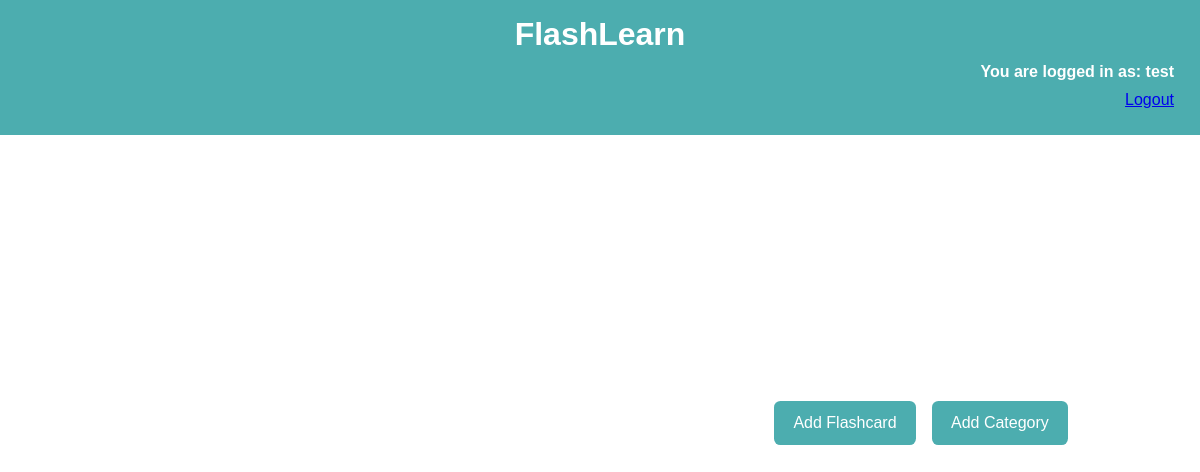
The app's page /index.php (signed in), older data.
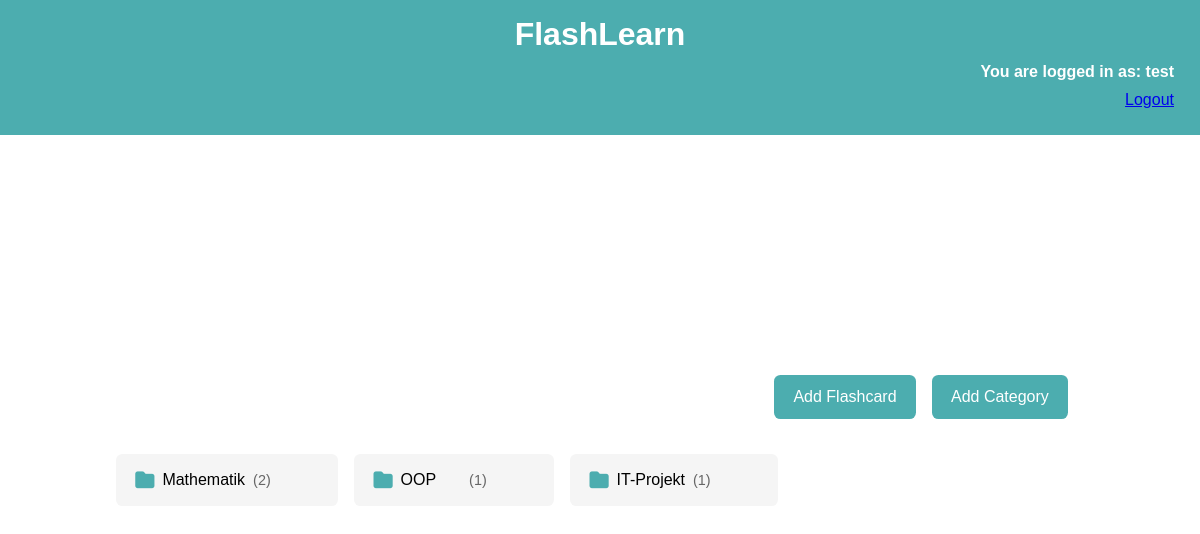
The same page, newer data.
### tables this page shows
CREATE TABLE `kategorie` (
  `Kategorie_ID` int(11) NOT NULL,
  `Bezeichnung` varchar(50) NOT NULL,
  `User_ID` int(11) DEFAULT NULL
);

### index.php (the view, shortened to what this page needs)
<?php
require_once("config/dbaccess.php");
?>
<!DOCTYPE html>
<html lang="de">
<head>
    <link rel="stylesheet" href="https://cdnjs.cloudflare.com/ajax/libs/font-awesome/6.1.2/css/all.min.css" />
    <link rel="stylesheet" href="assets/css/stylesheet.css">
</head>
<body>
    <header>
        <h1><a href="index.php" class="logo-link">FlashLearn</a></h1>
        <?php if (isset($_SESSION['username'])): ?>
            <div class="login-info">
                <a class="login-button">
                    <h4>You are logged in as: <strong><?= htmlspecialchars($_SESSION['username']) ?></strong></h4>
                </a>
                <a class="login-button" href="templates/logout.php">Logout</a>
            </div>
        <?php else: ?>
            <a class="login-button" href="templates/login.php">
                <h4>Login/Sign Up</h4>
            </a>
        <?php endif; ?>
    </header>
    <main>
        <div class="container">
            <?php if (isset($_SESSION['user_id'])): ?>
                <div class="add-flashcard-con">
                    <button id="add-flashcard">Add Flashcard</button>
                    <button id="add-category">Add Category</button>
                </div>
            <?php endif; ?>
            <?php if (isset($_SESSION['user_id'])): ?>
                <div class="category-folders">
                    <?php
                    $sql = "SELECT k.*, COUNT(c.Card_ID) as card_count
                            FROM kategorie k
                            LEFT JOIN card c ON k.Kategorie_ID = c.Kategorie_ID
                            WHERE k.User_ID = ?
                            GROUP BY k.Kategorie_ID";
                    $stmt = $conn->prepare($sql);
                    $stmt->bind_param("i", $_SESSION['user_id']);
                    $stmt->execute();
                    $result = $stmt->get_result();
                    while ($category = $result->fetch_assoc()) {
                        echo '<div class="category-folder" data-id="' . $category['Kategorie_ID'] . '">';
                        echo '<div class="folder-content">';
                        echo '<i class="fa-solid fa-folder"></i>';
                        echo '<span>' . htmlspecialchars($category['Bezeichnung']) . '</span>';
                        echo '<span class="card-count">(' . $category['card_count'] . ')</span>';
                        echo '</div>';
                        echo '</div>';
                    }
                    ?>
                </div>
            <?php endif; ?>
        </div>
    </main>
</body>
</html>

### assets/css/stylesheet.css (style rules this page uses)
* { padding: 0; margin: 0; box-sizing: border-box; font-family: Arial, sans-serif; }
body { font-family: Arial, sans-serif; background-color: white; margin: 0; padding: 0; }
header { background-color: #4cadaf; color: white; padding: 1rem; text-align: center; }
.login-button { display: flex; justify-content: right; margin: 10px; }
main { display: flex; flex-direction: column; align-items: center; justify-content: center; height: 80vh; }
.container { width: 90vw; max-width: 62.5em; position: relative; margin: auto; }
.add-flashcard-con { display: flex; justify-content: flex-end; padding: 1.2em 1em; }
button { border: none; outline: none; cursor: pointer; }
.add-flashcard-con button { font-size: 1em; background-color: #4cadaf; color: white; padding: 0.8em 1.2em; font-weight: 500; border-radius: 0.4em; }
.logo-link { text-decoration: none; color: inherit; }
#add-category { font-size: 1em; background-color: #4cadaf; color: white; padding: 0.8em 1.2em; font-weight: 500; border-radius: 0.4em; margin: 0 1em; }
.category-folders { display: flex; flex-wrap: wrap; gap: 1em; padding: 1em; margin-bottom: 2em; }
.category-folder { display: flex; align-items: center; gap: 0.8em; padding: 0.8em 1.2em; background-color: #f5f5f5; border-radius: 0.4em; cursor: pointer; transition: all 0.2s ease; position: relative; min-width: 200px; }
.category-folder .folder-content { display: flex; align-items: center; gap: 0.5em; flex-grow: 1; }
.category-folder i { font-size: 1.2em; color: #4cadaf; }
.category-folder .card-count { font-size: 0.9em; color: #666; margin-left: auto; margin-right: 0.8em; }

Row changes from the older to the newer data that the page shows:
added kategorie: Bezeichnung "Mathematik", card_count "2"
added kategorie: Bezeichnung "OOP", card_count "1"
added kategorie: Bezeichnung "IT-Projekt", card_count "1"
